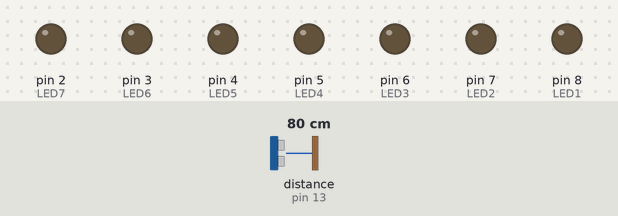
This sketch was run on a simulated Arduino Uno, built with avr-gcc and run on an emulated ATmega328P. Shown: output pins drawn as LEDs (lit = HIGH). Wiring (inferred from the names in the program): ultrasonic range finder: trigger pin 12; echo pin 13. Inputs (shaded band) come from the test bench; at power-on: distance to the obstacle (sensor on pin 13) 80 cm. The echo pulse lasts 58.3 µs per cm; pins used as bus, display or sensor lines are not drawn; what the sketch prints to the serial monitor is not drawn.

Above: at 1.2 s.
1.3 s: distance to the obstacle (sensor on pin 13) set to 53 cm
2.8 s: distance to the obstacle (sensor on pin 13) set to 45 cm
At 4.0 s:
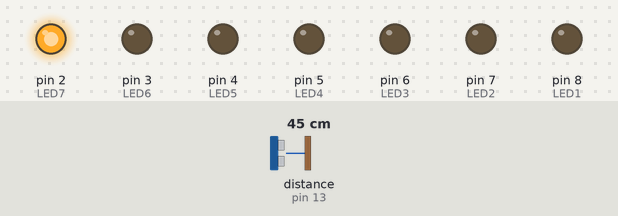
4.3 s: distance to the obstacle (sensor on pin 13) set to 40 cm
At 5.2 s:
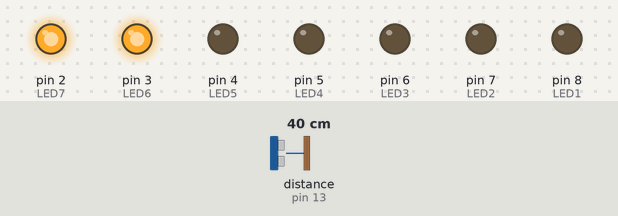
5.8 s: distance to the obstacle (sensor on pin 13) set to 33 cm
At 6.4 s:
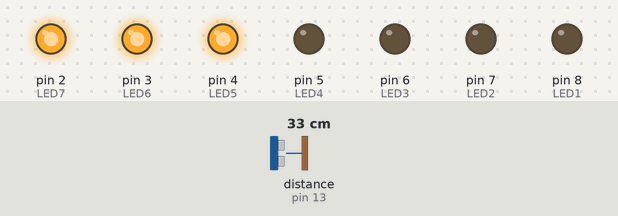
7.3 s: distance to the obstacle (sensor on pin 13) set to 2 cm
At 8.5 s:
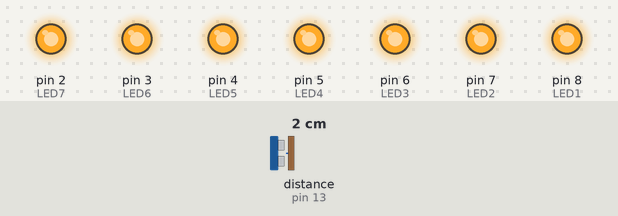
8.8 s: distance to the obstacle (sensor on pin 13) set to 35 cm
At 9.8 s:
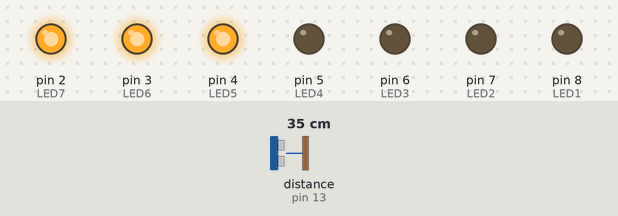
Timing chart, 0 to 11.3 s (numbered marks = the images above; inputs shaded):
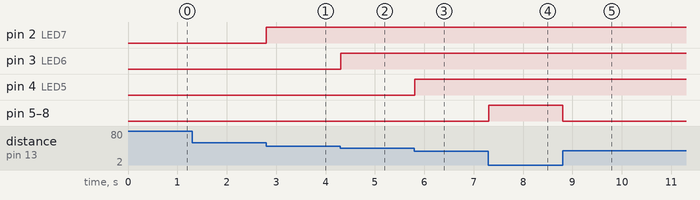

The sketch:

Covid-distance-watch.ino
```cpp
const int trig = 12;
const int echo = 13;

const int LED1 = 8;
const int LED2 = 7;
const int LED3 = 6;
const int LED4 = 5;
const int LED5 = 4;
const int LED6 = 3;
const int LED7 = 2;

int duration = 0;
int distance = 0;

void setup()
{
  pinMode(trig , OUTPUT);
  pinMode(echo , INPUT);

  pinMode(LED1 , OUTPUT);
  pinMode(LED2 , OUTPUT);
  pinMode(LED3 , OUTPUT);
  pinMode(LED4 , OUTPUT);
  pinMode(LED5 , OUTPUT);
  pinMode(LED6 , OUTPUT);
  pinMode(LED7 , OUTPUT);

  Serial.begin(9600);

}

void loop()
{
  digitalWrite(trig , HIGH);
  delayMicroseconds(1000);
  digitalWrite(trig , LOW);


  duration = pulseIn(echo , HIGH);
  distance = (duration/2) / 28.5 ;
  Serial.println(distance);


  if ( distance <= 7 )
  {
    digitalWrite(LED1, HIGH);
  }
  else
  {
    digitalWrite(LED1, LOW);
  }
  if ( distance <= 14 )
  {
    digitalWrite(LED2, HIGH);
  }
  else
  {
    digitalWrite(LED2, LOW);
  }
  if ( distance <= 21 )
  {
    digitalWrite(LED3, HIGH);
  }
  else
  {
    digitalWrite(LED3, LOW);
  }
  if ( distance <= 28 )
  {
    digitalWrite(LED4, HIGH);
  }
  else
  {
    digitalWrite(LED4, LOW);
  }
  if ( distance <= 35 )
  {
    digitalWrite(LED5, HIGH);
  }
  else
  {
    digitalWrite(LED5, LOW);
  }
  if ( distance <= 42 )
  {
    digitalWrite(LED6, HIGH);
  }
  else
  {
    digitalWrite(LED6, LOW);
  }
  if ( distance <= 49 )
  {
    digitalWrite(LED7, HIGH);
  }
  else
  {
    digitalWrite(LED7, LOW);
  }
}
```

Measured:
- the behaviour switches between 50 and 49 cm on distance to the obstacle (sensor on pin 13) (found by bisection; images 0 and 1)
- the behaviour switches between 43 and 42 cm on distance to the obstacle (sensor on pin 13) (found by bisection; images 1 and 2)
- the behaviour switches between 36 and 35 cm on distance to the obstacle (sensor on pin 13) (found by bisection; images 2 and 3)
- after the input at 2.8 s, pin 2 (LED7): LOW → HIGH at once
- after the input at 4.3 s, pin 3 (LED6): LOW → HIGH at once
- after the input at 5.8 s, pin 4 (LED5): LOW → HIGH at once
- after the input at 7.3 s, pin 5 (LED4), pin 6 (LED3), pin 7 (LED2), pin 8 (LED1): LOW → HIGH at once
- after the input at 8.8 s, pin 5 (LED4), pin 6 (LED3), pin 7 (LED2), pin 8 (LED1): HIGH → LOW at once
